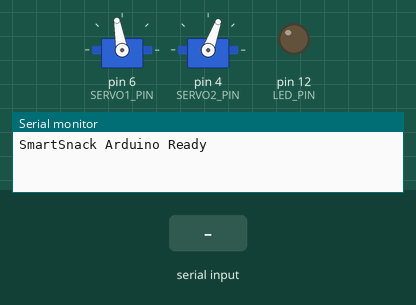
Bench run of a sketch on a simulated Arduino Uno, built with avr-gcc and run on an emulated ATmega328P. Parts: 2 × servo, output pins drawn as LEDs (lit = HIGH), the last lines printed to the serial monitor. Wiring (inferred from the names in the program): BH1750 light sensor at I2C address 0x23. The inputs (shaded band) are chosen by the test bench.

Above: at 1.4 s.
1.5 s: "SERVO_SHAKE\n" received over Serial
At 1.71 s:
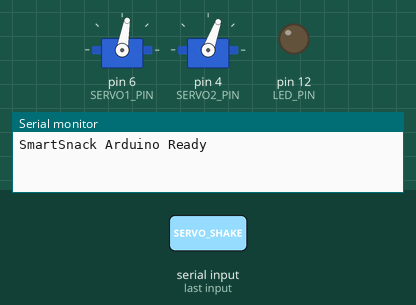
4.5 s: "LED_ON\n" received over Serial
At 5.7 s:
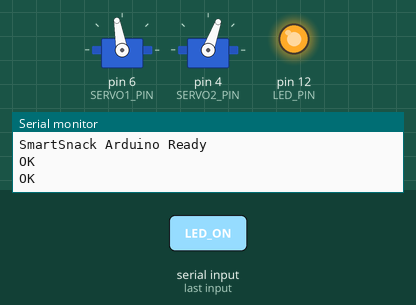
6.0 s: "SERVO_NOD\n" received over Serial
At 6.61 s:
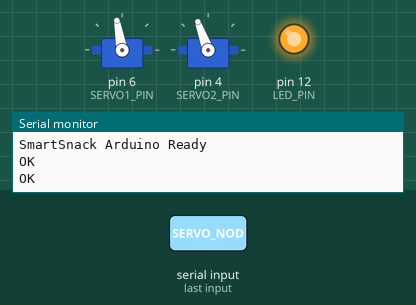
9.0 s: "SERVO_SHAKE\n" received over Serial
At 9.21 s:
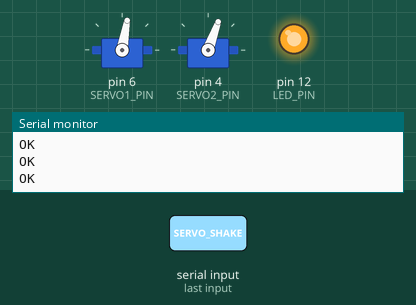
12.0 s: "LED_OFF\n" received over Serial
At 12.8 s:
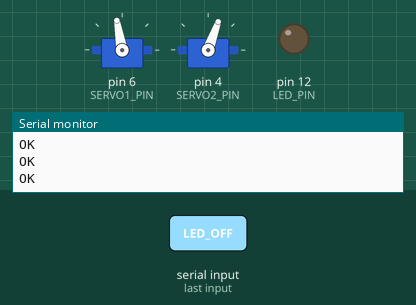
13.5 s: "SERVO_NOD\n" received over Serial
At 14.11 s:
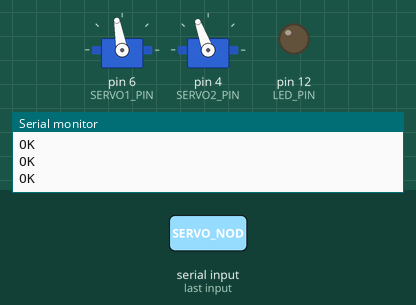
Timing chart, 0 to 16.6 s (numbered marks = the images above; inputs shaded):
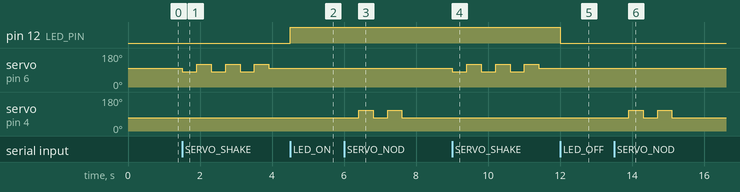

The sketch:

smartsnack_monitor.ino
```cpp
/*
 * SmartSnack Monitor - Arduino Firmware
 * ======================================
 * Handles serial commands from Python:
 * - BH1750 light sensor reading
 * - LED warning control
 * - Servo control (shake/nod)
 *
 * Serial Commands:
 *   PING        -> PONG
 *   READ_LIGHT  -> [lux value]
 *   LED_ON      -> OK
 *   LED_OFF     -> OK
 *   SERVO_SHAKE -> OK
 *   SERVO_NOD   -> OK
 *   SERVO_RESET -> OK
 */

#include <Wire.h>
#include <Servo.h>

// ==================== PIN CONFIGURATION ====================
const int LED_PIN = 12;         // Warning LED (D12)
const int SERVO1_PIN = 6;       // Servo 1 - Horizontal shake (D6)
const int SERVO2_PIN = 4;       // Servo 2 - Vertical nod (D4)

// ==================== BH1750 CONFIGURATION ====================
const int BH1750_ADDRESS = 0x23;  // Default I2C address (ADDR pin LOW)
// If ADDR pin is HIGH, use 0x5C

// ==================== SERVO CONFIGURATION ====================
Servo servo1;  // Horizontal (shake left-right)
Servo servo2;  // Vertical (nod up-down)

const int SERVO_CENTER1 = 100;   // Neutral position
const int SERVO_CENTER2 = 70;   // Neutral position
const int SHAKE_LEFT = 80;     // Shake left
const int SHAKE_RIGHT = 120;   // Shake right
const int NOD_UP = 70;         // Nod up
const int NOD_DOWN = 110;      // Nod down

// ==================== SETUP ====================
void setup() {
    Serial.begin(9600);
    Wire.begin();

    // Initialize LED
    pinMode(LED_PIN, OUTPUT);
    digitalWrite(LED_PIN, LOW);

    // Initialize Servo
    servo1.attach(SERVO1_PIN);
    servo2.attach(SERVO2_PIN);
    servo1.write(SERVO_CENTER1);
    servo2.write(SERVO_CENTER2);

    // Initialize BH1750 (continuous high-res mode)
    Wire.beginTransmission(BH1750_ADDRESS);
    Wire.write(0x10);  // Continuous H-Resolution Mode
    Wire.endTransmission();

    delay(200);  // Wait for first measurement

    Serial.println("SmartSnack Arduino Ready");
}

// ==================== MAIN LOOP ====================
void loop() {
    if (Serial.available()) {
        String command = Serial.readStringUntil('\n');
        command.trim();

        if (command == "PING") {
            Serial.println("PONG");
        }
        else if (command == "READ_LIGHT") {
            float lux = readBH1750();
            Serial.println(lux, 2);
        }
        else if (command == "LED_ON") {
            digitalWrite(LED_PIN, HIGH);
            Serial.println("OK");
        }
        else if (command == "LED_OFF") {
            digitalWrite(LED_PIN, LOW);
            Serial.println("OK");
        }
        else if (command == "SERVO_SHAKE") {
            servoShake();
            Serial.println("OK");
        }
        else if (command == "SERVO_NOD") {
            servoNod();
            Serial.println("OK");
        }
        else if (command == "SERVO_RESET") {
            servo1.write(SERVO_CENTER1);
            servo2.write(SERVO_CENTER2);
            Serial.println("OK");
        }
        else {
            Serial.println("ERROR: Unknown command");
        }
    }
}

// ==================== BH1750 LIGHT SENSOR ====================
float readBH1750() {
    Wire.requestFrom(BH1750_ADDRESS, 2);

    if (Wire.available() == 2) {
        uint16_t raw = Wire.read() << 8;
        raw |= Wire.read();

        // Convert to lux (divide by 1.2 for accuracy)
        float lux = raw / 1.2;
        return lux;
    }

    return -1.0;  // Error
}

// ==================== SERVO ACTIONS ====================
void servoShake() {
    // Shake head left-right using Servo1 (disapproval)
    for (int i = 0; i < 3; i++) {
        servo1.write(SHAKE_LEFT);
        delay(400);
        servo1.write(SHAKE_RIGHT);
        delay(400);
    }
    servo1.write(SERVO_CENTER1);
}

void servoNod() {
    // Nod up-down using Servo2 (approval)
    for (int i = 0; i < 2; i++) {
        servo2.write(NOD_UP);
        delay(400);
        servo2.write(NOD_DOWN);
        delay(400);
    }
    servo2.write(SERVO_CENTER2);
}
```

Measured:
- after the input at 1.5 s, servo on pin 6 (SERVO1_PIN): 100° → 80° at once, then repeats every 0.80 s: 120° 0.40 s, 80° 0.40 s
- after the input at 4.5 s, pin 12 (LED_PIN): LOW → HIGH at once
- after the input at 6.0 s, servo on pin 4 (SERVO2_PIN): alternates 110° for 0.40 s and 70° for 0.40 s, 4 changes in all, then stays 70°, starting after 0.41 s
- after the input at 9.0 s, servo on pin 6 (SERVO1_PIN): 100° → 80° at once, then repeats every 0.80 s: 120° 0.40 s, 80° 0.40 s
- after the input at 12.0 s, pin 12 (LED_PIN): HIGH → LOW at once
- after the input at 13.5 s, servo on pin 4 (SERVO2_PIN): alternates 110° for 0.40 s and 70° for 0.40 s, 4 changes in all, then stays 70°, starting after 0.41 s
